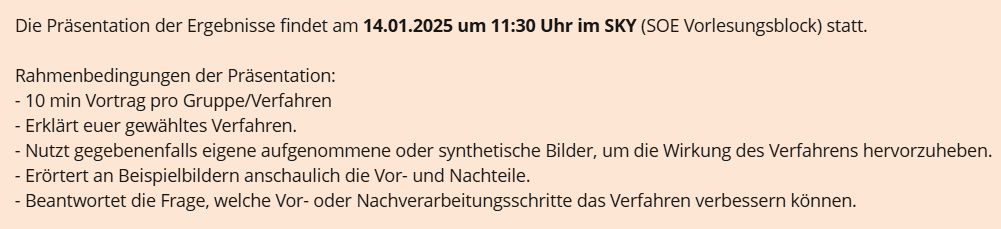
#> input picture images/text.png, 1001 x 229 px
$ python exampleImage.py   (older library calls are emulated)
#> lines starting #> are read from the running program, lines starting #| are printed output that depends on the picture
# Struktur- und Objektextraktion WS2425
# Uebung 1: Texturanalyse
# Gruppe: Jan, Korvin, Ramon,
#
# Visualisierung der Wirkung des Verfahren an einfachen Bildern:    Bild mit Text (text.png)
# ==========================================================================================
# 1. Erzeuge Gabor-Filterbank
# 2. Wende Filter auf Bild an
# 3. Erzeuge Feature-Vektor aus Filterantworten und (x,y) Koordinaten
# 4. K-Means-Clustering zur Erkennung der Bereiche mit Text

import numpy as np
import matplotlib.pyplot as plt
import cv2

image_path = '../images/text.png'                      # Bildimport Linux
#image_path = './images/text.png'                       # Bildimport Windows
image = cv2.imread(image_path, cv2.IMREAD_GRAYSCALE)
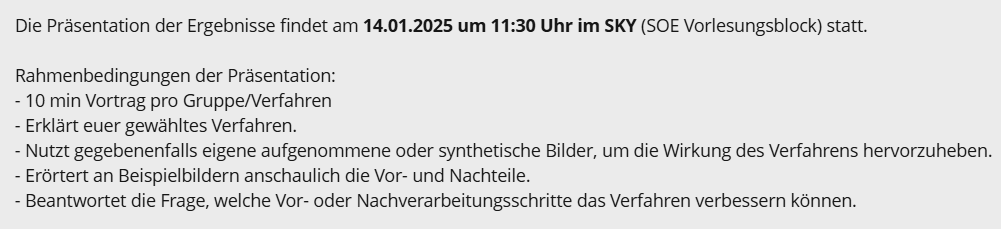
#> image: shape (229, 1001); min 22, max 235, mean 221.8

out_path = '../out/text/'   # Linux
#out_path = './out/text'     # Windows

colormap = 'jet'            # Auswahl der Colorbar
#colormap = 'gray'

height, width = image.shape                             # Breite und Hoehe des Bildes
#> height = 229; width = 1001
print("Bildbreite: ", width, "Bildhöhe: ",height)
#| Bildbreite:  1001 Bildhöhe:  229

# === Definition Filterbankparameter ===
ksize = 31                  # Kernelgröße
gamma = 1.0                 # Ellipzität der Gauß-Funktion
psi = 0                     # Phasenverschiebung der Sinusfunktion
sigma = 5.0                 # Standardabweichung

# Winkelausrichtung der Sinusfunktion
orientations = [0, np.pi/4, np.pi/2, 3*np.pi/4]
#orientations = [0, np.pi/6, np.pi/3, np.pi/2, 2*np.pi/3, 5*np.pi/6]

# Wellenlänge
# --------------------------------------------------
# Diese wird so definiert, wie z.B. in Jain & Bhattacharjee (1992)
# Hinweis zur Definition :
# Minimale Wellenlänge: 4/sqrt(2) = 2*sqrt(2)
#       -> ein Pixel hat Hypotenuse sqrt(2)
#       -> 2 zueinander Diagonale Pixel ergeben doppelte Distanz
#       -> Wellenlänge bei 45° kann nicht kürzer sein
# Maximale Wellenlänge: Hypotenuse der Bilddimensionen
#       -> von einer Ecke in die gegenüberleigende
# --------------------------------------------------

lambd_min = 2*np.sqrt(2)
lambd_max = np.sqrt(np.abs(width)**2 + np.abs(height)**2)/2
#> lambd_max = 513.4
n = int(np.log2(lambd_max/lambd_min))               # Anzahl an Schritten min->max mit Exponent von 2
#> n = 7
print("Number of wavelength steps: ", n)
#| Number of wavelength steps:  7
wavelengths = 2**np.arange((n-1)) * lambd_min       # Nutze alle Wellenlängen ohne Begrenzung
#> wavelengths = [2.83, 5.66, 11.31, 22.63, 45.25, 90.51]

# === Erstelle Filterbank und filtere Bild ===
filterbank = {}
filtered_img_bank_normalized = []

# Schleife über Wellenlängen und Ausrichtungen
for lambd in wavelengths:
    for theta in orientations:
        kernel = cv2.getGaborKernel((ksize,ksize), sigma, theta, lambd, gamma, psi, ktype=cv2.CV_32FC1)     # erzeuge Filterkernel
        key = f"theta_{int(theta*180/np.pi)}_lambda_{round(lambd,1)}"                                       # erzeuge key für dict
        filterbank[key] = kernel

        # !!!!!!!!!!!!!!!!!!!!!!!!!!!!!!!!!!!!!!!!!!!!!!!!!!!!!!!!!!!
        # ACHTUNG HIER MIT DATENTYPEN!!!
        filterresponse = cv2.filter2D(image,cv2.CV_32FC1, kernel)       # sinnvoll
        # filterresponse = cv2.filter2D(image,cv2.CV_8UC3, kernel)       # FALSCH, ergibt fehlerhaftes Bild
        # !!!!!!!!!!!!!!!!!!!!!!!!!!!!!!!!!!!!!!!!!!!!!!!!!!!!!!!!!!!

        # Normalisiere mit Z-Score
        filterresponse_normalized = (filterresponse - np.mean(filterresponse)) / np.std(filterresponse)
        filtered_img_bank_normalized.append(filterresponse_normalized)
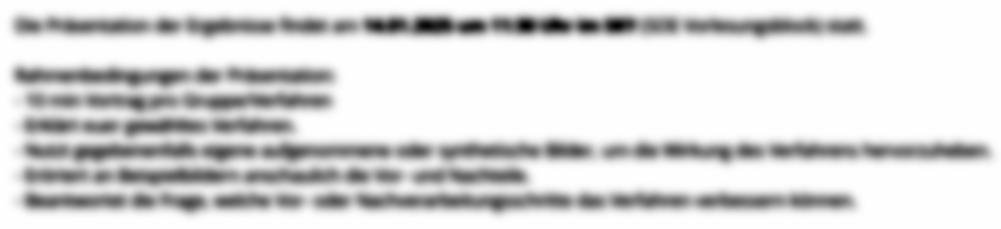
#> filterresponse: shape (229, 1001) float32; min 21556.4, max 34664.1, mean 32716; drawn with min black and max white
#> after the loop, filterbank = 24 items; filtered_img_bank_normalized = 24 items

# === Visualisierungen ===
# Filterbank
plt.figure(figsize=(10,10))
for idx, filterkernel in enumerate(filterbank):
    #print(filterkernel)
    plt.subplot(len(wavelengths),len(orientations),idx+1)
    plt.imshow(filterbank.get(list(filterbank.keys())[idx]), cmap=colormap)
    plt.title(f"{list(filterbank.keys())[idx]}")
    plt.axis('off')
#> this loop made 24 passes
#> filterkernel on passes 1 to 12: 'theta_0_lambda_2.8', 'theta_45_lambda_2.8', 'theta_90_lambda_2.8', 'theta_135_lambda_2.8', 'theta_0_lambda_5.7', 'theta_45_lambda_5.7', 'theta_90_lambda_5.7', 'theta_135_lambda_5.7', 'theta_0_lambda_11.3', 'theta_45_lambda_11.3', 'theta_90_lambda_11.3', 'theta_135_lambda_11.3'
plt.suptitle("Filterbank")
plt.tight_layout()
plt.savefig(out_path + "Filterbank.png")

# Gefiltertes Bild (normalisiert)
plt.figure(figsize=(12,6))
for idx, filtered_img_normalized in enumerate(filtered_img_bank_normalized):
    plt.subplot(len(wavelengths),len(orientations),idx+1)
    plt.imshow(filtered_img_normalized, cmap=colormap)
    plt.title(f"{list(filterbank.keys())[idx]}")
    plt.axis('off')
    plt.colorbar()
#> this loop made 24 passes
plt.suptitle("Gefiltertes Bild")
plt.tight_layout()
plt.savefig(out_path + "FilteredImage.png")
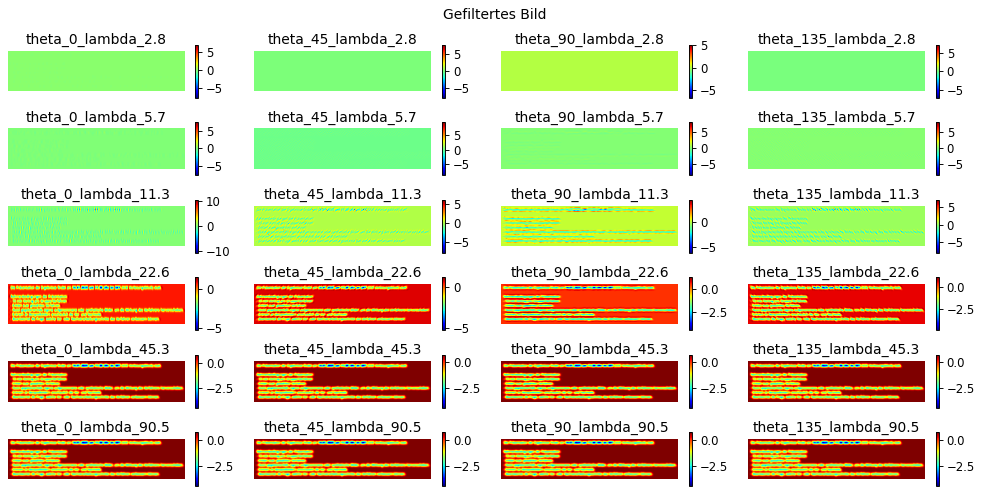
#> figure drawn by matplotlib, 48 panels
plt.show()

# === Aufsummierung aller Filterantworten für eine Wellenlänge (Summe über theta) ===
sum_filtered_images = []

# Schleife über jede Wellenlänge
for idx_lambda, lambd in enumerate(wavelengths):
    summed_image = np.zeros_like(filtered_img_bank_normalized[0])   # Initialisiere Summenbild

    # Iteriere über alle Orientierungen und addiere die Filterantworten für diese Wellenlänge
    for idx_theta, theta in enumerate(orientations):
        idx = idx_lambda * len(orientations) + idx_theta    # Berechne den Index für Bild aktueller Filterantwort
        summed_image += filtered_img_bank_normalized[idx]   # Summiere die Antwort

    # Füge das Summenbild der Liste hinzu
    sum_filtered_images.append(summed_image)
#> after the loop, sum_filtered_images = 6 items

# Visualisierung der Summenbilder für jede gewählte Wellenlänge
plt.figure(figsize=(10,14))
for idx, summed_image in enumerate(sum_filtered_images):
    plt.subplot(len(wavelengths), 1, idx + 1)
    plt.imshow(summed_image, cmap=colormap)
    plt.title(f"Wavelength: {wavelengths[idx]:.2f}")
    plt.axis('off')
    plt.colorbar()
#> this loop made 6 passes
#plt.tight_layout()
plt.suptitle('Filterantwort - Summe über alle Winkel')
plt.savefig(out_path + "FilteredImageSumOverAngles")
plt.show()

# === Erzeuge Featurevektoren aus Filterantworten (für Segmentierung) ===

# Definiere Aktivierungsfunktion
def activationFunction(t, alpha = 0.25):
    psi = (1 - np.exp(-2 * alpha * t)) / (1 + np.exp(-2 * alpha * t))
    return psi

summed_image_bsp = sum_filtered_images[4]

# Visualisiere Wirkung der Aktivierungsfunktion -> Kantenstärkung
plt.figure()
plt.subplot(2,1,1)
plt.imshow(summed_image_bsp,cmap=colormap)
plt.title("Ohne Aktivierungsfunktion")
plt.colorbar()
plt.subplot(2,1,2)
plt.imshow(activationFunction(summed_image_bsp),cmap=colormap)
#> in activationFunction, `psi = (1 - np.exp(-2 * alpha * t)) / (1 + np.exp(-2 * alpha * t))`:
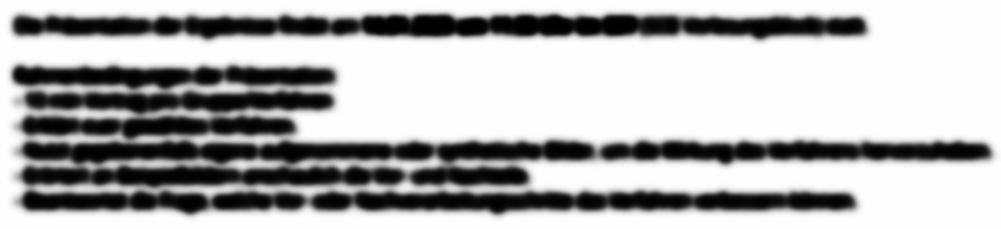
#> psi: shape (229, 1001) float32; min -1, max 0.617, mean 0.122; drawn with min black and max white
plt.colorbar()
plt.title("Aktivierungsfunktion in Action")
plt.savefig(out_path + "Aktivierungsfunktion")

# Bestimme Texturmerkmal Average Absolute Deviation (AAD) [nach Jain & Bhattacharjee (1992)]
# Dieses enthält ein Maß für die mittlere "Texturenergie" in der Umgebung MxM
# M = 9                 # Alternative: fester Wert für M
M = int(5 * sigma)      # Wähle in Abhängigkeit der Standardabweichung. Hier Faktor 5 gewählt

if M & 2 == 0:          # M muss ungerade sein!
    M = M + 1

# Funktion zur Berechnung der AAD
def getAADImage(M, inputImage):

    # Ist sowohl mit Mittelwertfilter (gemäß Jain & Bhattacharjee (1992)) als auch mit Gaußfilter umgesetzt
#> called with M = 26
    featureImageMean = np.zeros_like(inputImage)
    featureImageGauss = np.zeros_like(inputImage)
    activatedImage = activationFunction(inputImage)

    # Mittelwertfilter
    mean_kernel = np.ones((M,M), dtype = np.float32) / (M * M)

    # Gaussfilter
    gauss_kernel_1D = cv2.getGaussianKernel(M, sigma*5)
    gauss_kernel_2D = gauss_kernel_1D @ gauss_kernel_1D.T

    featureImageMean = cv2.filter2D(np.abs(activatedImage),-1, mean_kernel)
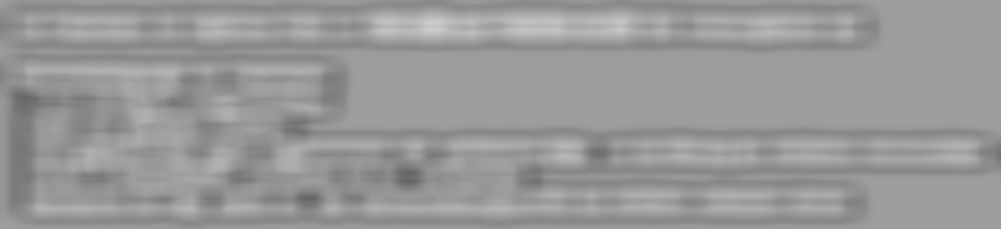
#> featureImageMean: shape (229, 1001) float32; min 0.397, max 0.801, mean 0.599
    featureImageGauss = cv2.filter2D(np.abs(activatedImage),-1, gauss_kernel_2D)
    return featureImageMean, featureImageGauss


featureImageMean, featureImageGauss = getAADImage(M, summed_image_bsp)
plt.figure(figsize=(10,2))
plt.subplot(1,2,1)
plt.imshow(featureImageMean,cmap=colormap)
plt.title("AAD Image Mean")
plt.colorbar()
plt.subplot(1,2,2)
plt.imshow(featureImageGauss,cmap=colormap)
plt.title("AAD Image Gauss")
plt.colorbar()

plt.show()
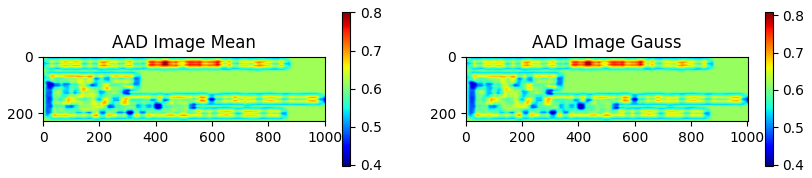
#> figure drawn by matplotlib, 4 panels

# Feature-Vektoren für jedes Pixel erstellen
# Hier verwendete features:
# - Summenbilder der Filterantworten
# - x und y-Koordinaten
feature_vectors = []

# Schleife über alle Pixel, jedes Pixel erhält einen feature_vector
for y in range(height):
    for x in range(width):
        feature_vector = []
        for featureImage in sum_filtered_images:
            #print(featureImage[y,x])
            feature_vector.append(featureImage[y,x])

        # Geometrie-Infos (Pixelposition) als Feature einfügen
        feature_vector.append(x)
        feature_vector.append(y)

        feature_vectors.append(feature_vector)

# print((feature_vectors[19191])) # debugging

# === Clustering mit K-Means ===

feature_vectors = np.array(feature_vectors, dtype=np.float32)

# Z-Score Normalisierung der x- und y-Koordinaten (und ggf. anderen Einträgen auch)
print(feature_vectors.shape[1])
#| 8
for i in range(feature_vectors.shape[1]):
    mean = np.mean(feature_vectors[:,i], axis=0)
    #print(mean)
    std = np.std(feature_vectors[:,i], axis=0)
    feature_vectors[:,i] = (feature_vectors[:,i] - mean) / std

# print((feature_vectors[19191]))    # debugging

# K-Means-Clustering
k = 2       # Wähle sinnvolle Clusteranzahl !
criteria = (cv2.TERM_CRITERIA_EPS + cv2.TERM_CRITERIA_MAX_ITER, 100, 0.2)                           # termination criteria: max_iter oder epsilon
_, labels, centers = cv2.kmeans(feature_vectors, k, None, criteria, 10, cv2.KMEANS_RANDOM_CENTERS)  # Standardverwendung

clustered_image = labels.reshape(height, width)

# Visualisierung der Clustering-Ergebnisses
plt.figure(figsize=(10,4))
plt.imshow(clustered_image, cmap='jet')
plt.title(f"K-Means Clustering mit {k} Clustern")
plt.savefig(out_path + "Segmentierungsergebnis")
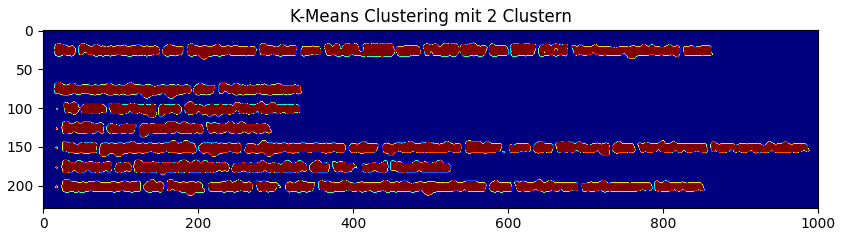
#> figure drawn by matplotlib, 1 panel
plt.show()
